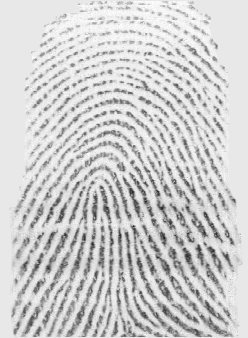
%> input picture FP liveness LBP and IQ/LiveDet dataset/10_1.tif, 248 x 338 px
$ octave --eval "algoritmus;"   (GNU Octave 9; MATLAB toolbox functions it lacks are replaced by stand-ins)
%> lines starting %> are read from the running program, lines starting %| are printed output that depends on the picture; in (x1, y1, x2, y2) boxes, pixels count from 0 and x2, y2 are one past the last pixel; in counts of white or black regions, pixels touching at a corner belong together; the program's own positions count from 1
### FP liveness LBP and IQ/predzpracovani_otisk.m


function [obraz_norm, maska, otisk] = predzpracovani_otisk(obraz)

    obraz_norm = imadjust(obraz);

    prah = graythresh(obraz_norm);
    segmentace_maska = zeros(size(obraz));
    segmentace_maska(imclose((obraz_norm < prah), strel('disk', 10))) = 1;
    regiony = bwconncomp(segmentace_maska);
    velikosti = zeros(1, length(regiony.PixelIdxList));
    for i = 1:length(regiony.PixelIdxList)
        velikosti(i) = length(regiony.PixelIdxList{i});
    end
    [~, id_region] = max(velikosti);
    segmentace_maska = zeros(size(obraz));

    segmentace_maska(regiony.PixelIdxList{id_region}) = 1;

    elipsa = regionprops(segmentace_maska, 'Orientation', 'MajorAxisLength', ...
        'MinorAxisLength', 'Eccentricity', 'Centroid');

    phi = linspace(0, 2 * pi, 3000);
    cosphi = cos(phi);
    sinphi = sin(phi);

    stredX= elipsa.Centroid(1);
    stredY = elipsa.Centroid(2);

    a = elipsa.MajorAxisLength / 2;
    b = elipsa.MinorAxisLength / 2;

    theta = pi * elipsa.Orientation / 180;
    R = [cos(theta), sin(theta); -sin(theta), cos(theta)];
    xy = [a * cosphi; b * sinphi];
    xy = R * xy;
    x = uint32(xy(1, :) + stredX);
    y = uint32(xy(2, :) + stredY);

    x = min(x, size(obraz_norm, 2));
    y = min(y, size(obraz_norm, 1));
    x = max(x, 1);
    y = max(y, 1);

    souradnice = sub2ind(size(obraz_norm), y, x);
    elipsa_maska = zeros(size(obraz));
    elipsa_maska(souradnice) = 1;
    elipsa_maska = imfill(elipsa_maska);

    [indXY] = find(elipsa_maska == 1);
    elipsa_otisk = zeros(size(obraz_norm));
    elipsa_otisk(indXY) = obraz_norm(indXY);

    prah_delka = elipsa.MajorAxisLength * 0.2;
    if elipsa.MajorAxisLength - elipsa.MinorAxisLength > prah_delka

        if elipsa.Orientation >= 0
            uhel_otoc = 90 - elipsa.Orientation;
        else
            uhel_otoc = -90 + abs(elipsa.Orientation);
        end

    else
        uhel_otoc = 0;
    end

    elipsa_otisk = imrotate(elipsa_otisk, uhel_otoc);
    elipsa_maska = imrotate(elipsa_maska, uhel_otoc);

    [Y_index, X_index, ~] = find(elipsa_maska == 1);

    elipsa_X_min = min(X_index);
    elipsa_X_max = max(X_index);
    elipsa_Y_min = min(Y_index);
    elipsa_Y_max = max(Y_index);

    maska_vyrez = elipsa_maska(elipsa_Y_min:elipsa_Y_max, elipsa_X_min:elipsa_X_max);
    otisk_vyrez = elipsa_otisk(elipsa_Y_min:elipsa_Y_max, elipsa_X_min:elipsa_X_max);

    elipsa_X_vel = size(maska_vyrez, 2);
    elipsa_Y_vel = size(maska_vyrez, 1);

    if mod(size(obraz, 2), 2) == 1
        obr_stred_X = floor(size(obraz, 2)/2) + 1;
        obr_delka_X = obr_stred_X - 1;
    else
        obr_stred_X = size(obraz, 2)/2;
        obr_delka_X = obr_stred_X - 1;
    end

    if mod(size(obraz, 1), 2) == 1
        obr_stred_Y = floor(size(obraz, 1)/2) + 1;
        obr_delka_Y = obr_stred_Y - 1;
    else
        obr_stred_Y = size(obraz, 1)/2;
        obr_delka_Y = obr_stred_Y - 1;
    end

    if elipsa_X_vel > size(obraz, 2)

        if mod(elipsa_X_vel, 2) == 1
            vyrez_stred_X = floor(elipsa_X_vel/2) + 1;
            elipsa_X_min = vyrez_stred_X - obr_delka_X;
            elipsa_X_max = vyrez_stred_X + obr_delka_X;
            delta_X = 0;
        else
            vyrez_stred_X = elipsa_X_vel/2;
            elipsa_X_min = vyrez_stred_X - obr_delka_X;
            elipsa_X_max = vyrez_stred_X + obr_delka_X + 1;
            delta_X = 0;
        end

    elseif elipsa_X_vel == size(obraz, 2)
        elipsa_X_min = 1;
        elipsa_X_max = size(maska_vyrez, 2);
        delta_X = 0;
    else
        elipsa_X_min = 1;
        elipsa_X_max = size(maska_vyrez, 2);
        delta_X = floor((size(obraz, 2) - elipsa_X_vel)/2);
    end

    if elipsa_Y_vel > size(obraz, 1)

        if mod(elipsa_Y_vel, 2) == 1
            vyrez_stred_Y = floor(elipsa_Y_vel/2) + 1;
            elipsa_Y_min = vyrez_stred_Y - obr_delka_Y;
            elipsa_Y_max = vyrez_stred_Y + obr_delka_Y;
            delta_Y = 0;
        else
            vyrez_stred_Y = elipsa_Y_vel/2;
            elipsa_Y_min = vyrez_stred_Y - obr_delka_Y;
            elipsa_Y_max = vyrez_stred_Y + obr_delka_Y + 1;
            delta_Y = 0;
        end
    elseif elipsa_Y_vel == size(obraz, 1)
        elipsa_Y_min = 1;
        elipsa_Y_max = size(maska_vyrez, 1);
        delta_Y = 0;
    else
        elipsa_Y_min = 1;
        elipsa_Y_max = size(maska_vyrez, 1);
        delta_Y = floor((size(obraz, 1) - elipsa_Y_vel)/2);
    end

    maska_vyrez2 = maska_vyrez(elipsa_Y_min:elipsa_Y_max, elipsa_X_min:elipsa_X_max);
    otisk_vyrez2 = otisk_vyrez(elipsa_Y_min:elipsa_Y_max, elipsa_X_min:elipsa_X_max);

    maska_pom = zeros(size(obraz, 1), size(obraz, 2));
    otisk_pom = maska_pom;

    maska_pom(1:size(maska_vyrez2, 1), 1:size(maska_vyrez2, 2)) = maska_vyrez2;
    otisk_pom(1:size(maska_vyrez2, 1), 1:size(maska_vyrez2, 2)) = otisk_vyrez2;

    maska = circshift(maska_pom,[delta_Y, delta_X]);
    otisk = circshift(otisk_pom,[delta_Y, delta_X]);

end

### FP liveness LBP and IQ/bloky_deleni.m


function [v_vyska, v_sirka] = bloky_deleni(maska)


    okno = 16;


    stred_obr_ind1 = floor(size(maska, 1) / 2);
    stred_obr_ind2 = floor(size(maska, 2) / 2);


    if mod(okno, 2) == 1
        okno_vel = floor(okno / 2);
    else
        okno_vel = (okno / 2) - 1;
    end

    v_vyska = [fliplr(stred_obr_ind1 - okno_vel:-okno:1), stred_obr_ind1 + ...
        floor(okno / 2) + 1:okno:size(maska, 1)];
    v_sirka = [fliplr(stred_obr_ind2 - okno_vel:-okno:1), stred_obr_ind2 + ...
        floor(okno / 2) + 1:okno:size(maska, 2)];

    if size(maska, 1) - v_vyska(end) == okno - 1
        v_vyska = [v_vyska, size(maska, 1)];
    else
    end

    if size(maska, 2) - v_sirka(end) == okno - 1
        v_sirka = [v_sirka, size(maska, 2)];
    else
    end

end

### FP liveness LBP and IQ/bloky_segmentace.m


function [maska_pole] = bloky_segmentace(v_vyska, v_sirka, maska)


    maska_pole = zeros(length(v_vyska) - 1, length(v_sirka) - 1);


    for i = 1:length(v_vyska) - 1
        for j = 1:length(v_sirka) - 1

            pom_maska = sum(sum(maska(v_vyska(i):v_vyska(i+1) - 1, v_sirka(j):v_sirka(j+1) - 1))) /...
                ((v_vyska(2) - v_vyska(1)) ^ 2);

            if pom_maska > 0.75

                maska_pole(i,j) = 1;

            else
            end
        end
    end

end

### FP liveness LBP and IQ/orientace.m


function [pole_orientace] = orientace(otisk, v_sirka, v_vyska, maska_pole)

    pole_orientace = ones(length(v_vyska) - 1, length(v_sirka) - 1) * NaN;
    sobelX = [-1 0 1; -2 0 2; -1 0 1];
    sobelY = sobelX';

    for i = 1:length(v_vyska) - 1
        for j = 1:length(v_sirka) - 1

            if maska_pole(i, j) == 1

                blok = otisk(v_vyska(i):v_vyska(i+1) - 1, v_sirka(j):v_sirka(j+1) - 1);

                GX = conv2(blok, sobelX, 'same');
                GY = conv2(blok, sobelY, 'same');

                Vx = sum(sum(2 .* GX .* GY));
                Vy = sum(sum(GX .^ 2 - GY .^ 2));

                theta = atan2(Vx, Vy) / 2;
                pole_orientace(i, j) = theta + pi / 2;


                if pole_orientace(i, j) >= pi
                    pole_orientace(i, j) = pole_orientace(i, j) - pi;
                else
                end
            else
            end

        end
    end

end

### FP liveness LBP and IQ/gauss_filtr.m


function obr_gaussfilter = gauss_filtr(obraz_norm)


    vel_maska = [3, 3];
    sigma = 0.5;


    h = fspecial('gaussian', vel_maska, sigma);
    obr_gaussfilter = imfilter(obraz_norm, h);

end

### FP liveness LBP and IQ/priznaky_FR.m


function [FR_MSE, FR_PSNR, FR_SNR, FR_RAMD, FR_TED, FR_SME, FR_SPE, FR_GME, FR_GPE] = ...
    priznaky_FR(obraz_norm, obr_gaussfilter, R)


    M = size(obraz_norm, 1);
    N = size(obraz_norm, 2);

    % Mean Squared Error
    FR_MSE = sum(sum((obraz_norm - obr_gaussfilter) .^ 2)) / (N * M);
    % Peak Signal to Noise Ratio
    FR_PSNR = 10 * log10(max(max(obraz_norm .^ 2)) / FR_MSE);
    % Signal to Noise Ratio
    FR_SNR = 10 * log10(sum(sum(obraz_norm .^ 2)) / (N * M * FR_MSE));
    % R-Averaged MD
    pom0 = abs(obraz_norm - obr_gaussfilter);
    seraz_prvky = sort(pom0(:));
    FR_RAMD = sum(seraz_prvky(end - R + 1:end)) / R;

    % Total Edge Difference
    IE = edge(obraz_norm, 'sobel', 0.15);
    IE_R = edge(obr_gaussfilter, 'sobel', 0.15);
    FR_TED = sum(sum(abs(IE - IE_R))) / (M * N);

    % Spectral Magnitute Error + Spectral Phase Error
    F = fft2(obraz_norm);
    F_R = fft2(obr_gaussfilter);
    FR_SME = sum(sum((abs(F) - abs(F_R)).^2)) / (M * N);
    FR_SPE = sum(sum(abs(angle(F) - angle(F_R)).^2)) / (M * N);

    % Gradient Magnitute Error + Gradient Phase Error
    [GX, GY] = gradient(obraz_norm);
    G = GX + 1i * GY;
    [GX_R, GY_R] = gradient(obr_gaussfilter);
    G_R = GX_R + 1i * GY_R;
    FR_GME = sum(sum((abs(G) - abs(G_R)).^2)) / (M * N);
    FR_GPE = sum(sum(abs(angle(G) - angle(G_R)).^2)) / (M * N);

end


### FP liveness LBP and IQ/priznak_gl1.m


function GL1 = priznak_gl1(otisk, maska)

    [counts, ~] = imhist(otisk(maska == 1));

    GL1 = sum(counts(150:253)) / sum(counts(1:149));

end

### FP liveness LBP and IQ/priznak_gl2.m

function GL2 = priznak_gl2(otisk, maska)

    [counts, ~] = imhist(otisk(maska == 1));

    GL2 = sum(counts(246:256)) / sum(counts(1:245));

end

### FP liveness LBP and IQ/priznak_qe.m


function [Q_E] = priznak_qe(otisk)

    n = 20;
    T = 15;
    t = 0:T - 1;

    [M, N] = size(otisk);
    a_ind = floor(M/2);
    b_ind = floor(N/2);

    OBRAZ = fft2(otisk);
    OBRAZ = fftshift(OBRAZ);
    vykon_spektrum = (abs(OBRAZ)) .^ 2;
    Et = zeros(1,T-1);
    Rt = pp_filtry(n, T, t, M, N, a_ind, b_ind);
    for i = 1:T-1
        Et(i) = sum(sum(Rt{i} .* vykon_spektrum));
    end

    Pt = Et ./ sum(Et);
    E =  - sum(Pt .* log10(Pt));
    Q_E = log10(T) - E;

end

### FP liveness LBP and IQ/pp_filtry.m


function Rt = pp_filtry(n, T, t, M, N, a_ind, b_ind)

    H = cell(1, T);
    Rt = cell(1, T-1);

    for i = 1:T
        m = 0.06 + t(i) * ((0.5 - 0.06) / T);
        for k = 1:M
            for l = 1:N
                H{i}(k,l) = 1 / (1 + (1 / m ^ (2 * n)) * (((k - a_ind) / M) ^ 2 ...
                + ((l - b_ind) / N) ^ 2) ^ n);
            end
        end
    end

    for i = 1:T - 1
        Rt{i} = H{i+1} - H{i};
    end
end

### FP liveness LBP and IQ/priznak_qocl.m


function [Q_OCL] = priznak_qocl(otisk, v_vyska, v_sirka, maska_pole)

    k_mat = zeros(length(v_vyska) - 1, length(v_sirka) - 1);
    q = 5;
    sobelX = [-1 0 1; -2 0 2; -1 0 1];
    sobelY = sobelX';

    for i = 1:length(v_vyska) - 1
        for j = 1:length(v_sirka) - 1

            if maska_pole(i, j) == 1;

                blok = otisk(v_vyska(i):v_vyska(i+1) - 1, v_sirka(j):v_sirka(j+1) - 1);

                GX = conv2(blok, sobelX, 'same');
                GY = conv2(blok, sobelY, 'same');

                J = cov(GX, GY);

                lambda1 = ((J(1,1) + J(2,2)) + sqrt(((J(1,1) + J(2,2)) ^ 2) - 4 * det(J))) / 2;
                lambda2 = ((J(1,1) + J(2,2)) - sqrt(((J(1,1) + J(2,2)) ^ 2) - 4 * det(J))) / 2;

                k_mat(i, j) = ((lambda1 - lambda2) ^ 2) / ((lambda1 + lambda2) ^ 2);
            else
            end
        end
    end

    pom_stred = regionprops(maska_pole,'centroid');
    lc = round(pom_stred.Centroid);

    [x, y] = meshgrid(1:size(maska_pole, 2), 1:size(maska_pole, 1));
    Q_OCL = sum(sum(k_mat .* exp(-(((lc(2) - y) .^ 2) + ((lc(1) - x) .^ 2)) / (2 * q)))) / nnz(maska_pole);

end

### FP liveness LBP and IQ/priznak_qloq.m


function [Q_LOQ] = priznak_qloq(pole_orientace, maska_pole)

    LOQ = zeros(size(pole_orientace, 1), size(pole_orientace, 2));
    LOQS = LOQ;

    for i = 1:size(pole_orientace, 1)
        for j = 1:size(pole_orientace, 2)

            if maska_pole(i,j) == 1;

                if i == 1 && j == 1

                    blok_pom = pole_orientace(i:i + 1, j:j + 1);
                    okoli = 3;

                elseif i == 1 && j == size(pole_orientace, 2)

                    blok_pom = pole_orientace(i:i + 1, j - 1:j);
                    okoli = 3;

                elseif i == size(pole_orientace, 1) && j == 1

                    blok_pom = pole_orientace(i - 1:i, j:j + 1);
                    okoli = 3;

                elseif i == size(pole_orientace, 1) && j == size(pole_orientace, 2)

                    blok_pom = pole_orientace(i - 1:i, j - 1:j);
                    okoli = 3;

                elseif i == 1 && j > 1 && j < size(pole_orientace, 2)

                    blok_pom = pole_orientace(i:i + 1, j - 1:j + 1);
                    okoli = 5;

                elseif i == size(pole_orientace, 1) && j > 1 && j < size(pole_orientace, 2)

                    blok_pom = pole_orientace(i - 1:i, j - 1:j + 1);
                    okoli = 5;

                elseif i > 1 && i < size(pole_orientace, 1) && j == 1

                    blok_pom = pole_orientace(i - 1:i + 1, j:j + 1);
                    okoli = 5;

                elseif i > 1 && i < size(pole_orientace, 1) && j == size(pole_orientace, 2)

                    blok_pom = pole_orientace(i - 1:i + 1, j - 1 : j);
                    okoli = 5;

                else

                    blok_pom = pole_orientace(i - 1:i + 1, j - 1:j + 1);
                    okoli = 8;

                end

                pz = find(isnan(blok_pom));
                odpocet = length(pz);
                blok_pom(pz) = blok_pom(2 ,2);

                LOQ(i, j) = sum(sum(abs(blok_pom(2, 2) - blok_pom))) / (okoli - odpocet);

                if rad2deg(LOQ(i, j)) <= 8
                    LOQS(i, j) = 0;
                else
                    LOQS(i, j) = (rad2deg(LOQ(i, j)) - 8) / (90 - 8);
                end
            else
            end

        end
    end
    poz_GOQS = find(maska_pole == 1);
    Q_LOQ = sum(sum(LOQS(poz_GOQS))) / length(poz_GOQS);

end

### FP liveness LBP and IQ/priznak_qmean.m


function Q_MEAN = priznak_qmean(maska, otisk)

    Q_MEAN = mean2(otisk(maska == 1));

end

### FP liveness LBP and IQ/priznak_qstd.m


function Q_STD = priznak_qstd(maska, otisk)

    Q_STD = std2(otisk(maska == 1));

end

### FP liveness LBP and IQ/algoritmus.m


function algoritmus(varargin)

    [jmeno, cesta] = uigetfile({'*.tif; *.bmp', 'Soubor otisku (*.tif, *.bmp)'}, 'Na桧st otisk');
%> the answer given: LiveDet dataset/10_1.tif

    if jmeno ~= 0

        popisek = findobj('Tag', 'hodnoceni_text');

        set(findobj('Tag', 'cesta_edit'), 'String', [cesta jmeno]);
        set(popisek, 'Visible', 'on', 'BackgroundColor', 'w', 'String', 'Analyzing...');

        obraz = imread([cesta jmeno]);
        imshow(obraz, [], 'Parent', gca);

        pause(0.1);

        %% Algoritmus
        obraz = im2double(obraz);
%> obraz: size 338x248 double
        [obraz_norm, maska, otisk] = predzpracovani_otisk(obraz);
%> in predzpracovani_otisk, `obraz_norm = imadjust(obraz);`:
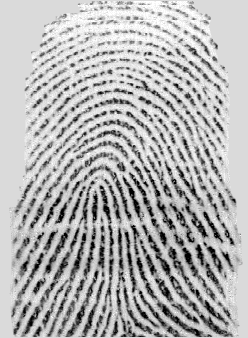
%> obraz_norm: size 338x248 double; min 0, max 1, mean 0.709
%> in predzpracovani_otisk, `prah = graythresh(obraz_norm);`: prah = 0.588
%> in predzpracovani_otisk, `segmentace_maska(imclose((obraz_norm < prah), strel('disk', 10))) = 1;`:
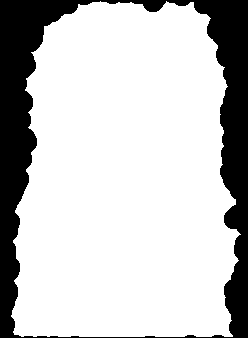
%> segmentace_maska: size 338x248 double; values 0 (black) and 1 (white), 77.6% white; 1 black region, box (x1, y1, x2, y2) and area: (0, 0, 248, 338) 18769
%> in predzpracovani_otisk, `regiony = bwconncomp(segmentace_maska);`: regiony = 1 connected component
%> the loop in predzpracovani_otisk, `for i = 1:length(regiony.PixelIdxList)` made 1 pass
%> in predzpracovani_otisk, `[~, id_region] = max(velikosti);`: id_region = 1
%> in predzpracovani_otisk, `elipsa = regionprops(segmentace_maska, 'Orientation', 'MajorAxisLength..`: elipsa = 1 region; Centroid, MajorAxisLength, MinorAxisLength, Eccentricity and Orientation: [126.1 179.9] 375.9 230.2 0.791 87.95
%> in predzpracovani_otisk, `stredX= elipsa.Centroid(1);`: stredX = 126.1
%> in predzpracovani_otisk, `stredY = elipsa.Centroid(2);`: stredY = 179.9
%> in predzpracovani_otisk, `a = elipsa.MajorAxisLength / 2;`: a = 188
%> in predzpracovani_otisk, `b = elipsa.MinorAxisLength / 2;`: b = 115.1
%> in predzpracovani_otisk, `theta = pi * elipsa.Orientation / 180;`: theta = 1.53
%> in predzpracovani_otisk, `R = [cos(theta), sin(theta); -sin(theta), cos(theta)];`: R = [0.0358 0.999; -0.999 0.0358]
%> in predzpracovani_otisk, `xy = [a * cosphi; b * sinphi];`: xy = 3000 columns, first 8: [188 188 188 188 187.9 187.9 187.9 187.9; 0 0.241 0.482 0.723 0.964 1.21 1.45 1.69]
%> in predzpracovani_otisk, `xy = R * xy;`: xy = 3000 columns, first 8: [6.73 6.97 7.21 7.45 7.69 7.93 8.17 8.41; -187.8 -187.8 -187.8 -187.8 -187.8 -187.8 -187.8 -187.8]
%> in predzpracovani_otisk, `x = uint32(xy(1, :) + stredX);`: x = 3000 values, max 241 at index 668, min 11 at index 2173, mean 126.1
%> in predzpracovani_otisk, `y = uint32(xy(2, :) + stredY);`: y = 3000 values, max 368 at index 1465, min 0 at index 1, mean 180.3
%> in predzpracovani_otisk, `y = min(y, size(obraz_norm, 1));`: y = 3000 values, max 338 at index 1216, min 0 at index 1, mean 176.7
%> in predzpracovani_otisk, `y = max(y, 1);`: y = 3000 values, max 338 at index 1216, min 1 at index 1, mean 176.8
%> in predzpracovani_otisk, `souradnice = sub2ind(size(obraz_norm), y, x);`: souradnice = 3000 values, max 81315 at index 778, min 3547 at index 2272, mean 42452.7
%> in predzpracovani_otisk, `[indXY] = find(elipsa_maska == 1);`: indXY = 65553 values from 3547 to 81315
%> in predzpracovani_otisk, `prah_delka = elipsa.MajorAxisLength * 0.2;`: prah_delka = 75.18
%> in predzpracovani_otisk, `uhel_otoc = 90 - elipsa.Orientation;`: uhel_otoc = 2.05
%> in predzpracovani_otisk, `elipsa_maska = imrotate(elipsa_maska, uhel_otoc);`:
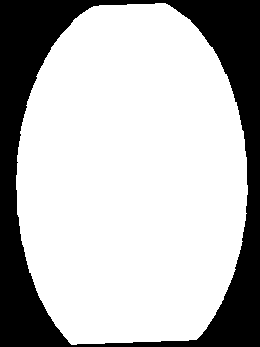
%> elipsa_maska: size 347x260 double; values 0 (black) and 1 (white), 72.7% white; 1 black region, box (x1, y1, x2, y2) and area: (0, 0, 260, 347) 24666
%> in predzpracovani_otisk, `[Y_index, X_index, ~] = find(elipsa_maska == 1);`: Y_index = 65554 values from 4 to 345; X_index = 65554 values from 17 to 248
%> in predzpracovani_otisk, `elipsa_X_min = min(X_index);`: elipsa_X_min = 17
%> in predzpracovani_otisk, `elipsa_X_max = max(X_index);`: elipsa_X_max = 248
%> in predzpracovani_otisk, `elipsa_Y_min = min(Y_index);`: elipsa_Y_min = 4
%> in predzpracovani_otisk, `elipsa_Y_max = max(Y_index);`: elipsa_Y_max = 345
%> in predzpracovani_otisk, `otisk = circshift(otisk_pom,[delta_Y, delta_X]);`:
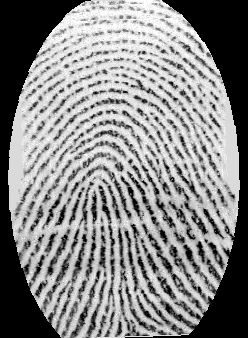
%> otisk: size 338x248 double; min 0, max 1, mean 0.532; mean of the top-left, top-right, bottom-left and bottom-right quarters 0.582, 0.571, 0.501, 0.473
        [v_vyska, v_sirka] = bloky_deleni(maska);
%> v_vyska = 22 values from 2 to 338; v_sirka = [5 21 37 53 69 85 101 117 133 149 165 181 197 213 229 245]
        [maska_pole] = bloky_segmentace(v_vyska, v_sirka, maska);
        [pole_orientace] = orientace(otisk, v_sirka, v_vyska, maska_pole);
%> after the loop in orientace, `for i = 1:length(v_vyska) - 1`: Vx = 28.36; Vy = -123.2; theta = 1.46
        obr_gaussfilter = gauss_filtr(obraz_norm);

        TestVstup = zeros(16, 1);

        [FR_MSE, FR_PSNR, FR_SNR, FR_RAMD, FR_TED, FR_SME, FR_SPE,...
        FR_GME, FR_GPE] = priznaky_FR(obraz_norm, obr_gaussfilter, 10);
%> in priznaky_FR, `FR_MSE = sum(sum((obraz_norm - obr_gaussfilter) .^ 2)) / (N * M);`: FR_MSE = 0.000758
%> in priznaky_FR, `FR_PSNR = 10 * log10(max(max(obraz_norm .^ 2)) / FR_MSE);`: FR_PSNR = 31.2
%> in priznaky_FR, `FR_SNR = 10 * log10(sum(sum(obraz_norm .^ 2)) / (N * M * FR_MSE));`: FR_SNR = 28.67
%> in priznaky_FR, `pom0 = abs(obraz_norm - obr_gaussfilter);`:
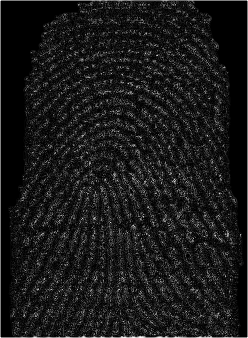
%> pom0: size 338x248 double; min 0, max 0.177, mean 0.018; drawn with min black and max white
%> in priznaky_FR, `FR_RAMD = sum(seraz_prvky(end - R + 1:end)) / R;`: FR_RAMD = 0.172
%> in priznaky_FR, `IE_R = edge(obr_gaussfilter, 'sobel', 0.15);`:
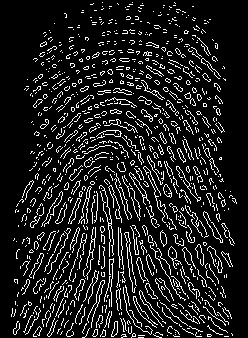
%> IE_R: size 338x248 logical; 12.1% white in thin lines or dots
%> in priznaky_FR, `FR_TED = sum(sum(abs(IE - IE_R))) / (M * N);`: FR_TED = 0.0279
%> in priznaky_FR, `FR_SME = sum(sum((abs(F) - abs(F_R)).^2)) / (M * N);`: FR_SME = 57.59
%> in priznaky_FR, `FR_SPE = sum(sum(abs(angle(F) - angle(F_R)).^2)) / (M * N);`: FR_SPE = 0.034
%> in priznaky_FR, `[GX_R, GY_R] = gradient(obr_gaussfilter);`:
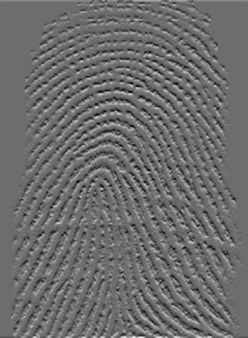
%> GY_R: size 338x248 double; min -0.384, max 0.513, mean 0.000214; drawn with min black and max white
%> in priznaky_FR, `FR_GME = sum(sum((abs(G) - abs(G_R)).^2)) / (M * N);`: FR_GME = 0.000693
%> in priznaky_FR, `FR_GPE = sum(sum(abs(angle(G) - angle(G_R)).^2)) / (M * N);`: FR_GPE = 1.31
%> FR_MSE = 0.000758; FR_PSNR = 31.2; FR_SNR = 28.67; FR_RAMD = 0.172; FR_TED = 0.0279; FR_SME = 57.59; FR_SPE = 0.034; FR_GME = 0.000693; FR_GPE = 1.31

        TestVstup(1:9) = [FR_MSE, FR_PSNR, FR_SNR, FR_RAMD, FR_TED,...
            FR_SME, FR_SPE, FR_GME, FR_GPE]';

        TestVstup(10) = priznak_gl1(otisk, maska);
%> in priznak_gl1, `[counts, ~] = imhist(otisk(maska == 1));`: counts = 256 values, max 8814 at index 220, min 0 at index 2, mean 255.7
%> in priznak_gl1, `GL1 = sum(counts(150:253)) / sum(counts(1:149));`: GL1 = 2.46
        TestVstup(11) = priznak_gl2(otisk, maska);
%> in priznak_gl2, `GL2 = sum(counts(246:256)) / sum(counts(1:245));`: GL2 = 0.0504
        TestVstup(12) = priznak_qe(otisk);
%> after the loop in priznak_qe, `for i = 1:T-1`: Et = [68602012.5 110352458.8 44261936.6 17994755.5 12923174.8 10417402.8 7878558.7 5757714.1 4379495.9 3438584.1 2967807.2 2590705.3 2362902.3 2247294.2]
%> in priznak_qe, `Pt = Et ./ sum(Et);`: Pt = [0.232 0.373 0.149 0.0608 0.0436 0.0352 0.0266 0.0194 0.0148 0.0116 0.01 0.00875 0.00798 0.00759]
%> in priznak_qe, `E =  - sum(Pt .* log10(Pt));`: E = 0.81
%> in priznak_qe, `Q_E = log10(T) - E;`: Q_E = 0.366
        TestVstup(13) = priznak_qocl(otisk, v_vyska, v_sirka, maska_pole);
%> after the loop in priznak_qocl, `for i = 1:length(v_vyska) - 1`: J = [0.919 0.0483; 0.0483 1.4]; lambda1 = 1.4; lambda2 = 0.915
%> in priznak_qocl, `pom_stred = regionprops(maska_pole,'centroid');`: pom_stred = 1 region; Centroid: [8 11.4]
%> in priznak_qocl, `lc = round(pom_stred.Centroid);`: lc = [8 11]
%> in priznak_qocl, `Q_OCL = sum(sum(k_mat .* exp(-(((lc(2) - y) .^ 2) + ((lc(1) - x) .^ 2)..`: Q_OCL = 0.0111
        TestVstup(14) = priznak_qloq(pole_orientace, maska_pole);
%> after the loop in priznak_qloq, `for i = 1:size(pole_orientace, 1)`: blok_pom = [0.801 0.745 3.03; 0.228 3.03 3.03]; odpocet = 2; okoli = 5; pz = [5; 6]
%> in priznak_qloq, `poz_GOQS = find(maska_pole == 1);`: poz_GOQS = 239 values from 27 to 290
%> in priznak_qloq, `Q_LOQ = sum(sum(LOQS(poz_GOQS))) / length(poz_GOQS);`: Q_LOQ = 0.164
        TestVstup(15) = priznak_qmean(maska, otisk);
%> in priznak_qmean, `Q_MEAN = mean2(otisk(maska == 1));`: Q_MEAN = 0.681
        TestVstup(16) = priznak_qstd(maska, otisk);
%> in priznak_qstd, `Q_STD = std2(otisk(maska == 1));`: Q_STD = 0.249

        if size(obraz, 1) < 480
            load 'neuronka_biometrika.mat'
        elseif size(obraz, 1) == 480
            load 'neuronka_crossmatch.mat'
        else
            load 'neuronka_identix.mat'
        end

%> (the run ends here)
